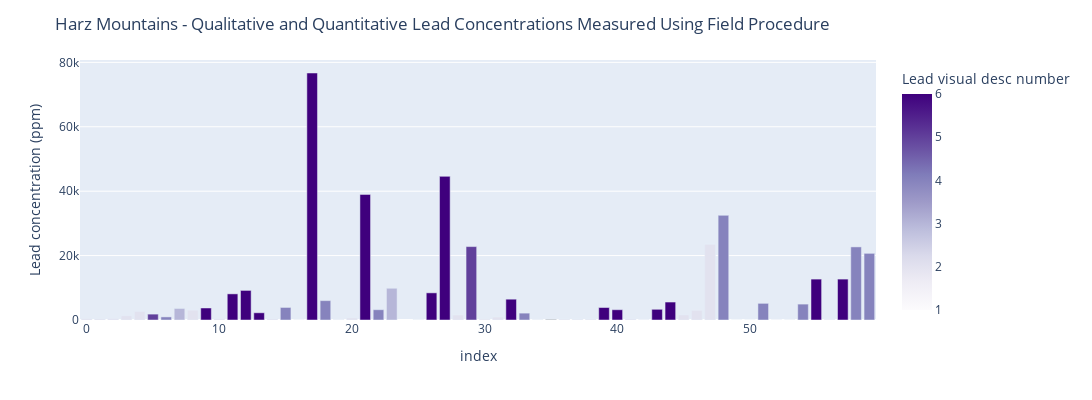

The cell this chart's notebook holds for it:
### Code cell
fig = px.bar(data, x=data.index, y=data['Lead concentration (ppm)'], color='Lead visual desc number',color_continuous_scale=px.colors.sequential.Purples)
fig.update_layout(height=400,width=1100, title_text='Harz Mountains - Qualitative and Quantitative Lead Concentrations Measured Using Field Procedure')
fig.show()

### Figure 1 — Plotly figure (JSON) as saved in the notebook; plotly's stock layout.template omitted (floating-point values rounded to 4 significant figures)
{"data": [{"alignmentgroup": "True", "hovertemplate": "index=%{x}<br>Lead concentration (ppm)=%{y}<br>Lead visual desc number=%{marker.color}<extra></extra>", "legendgroup": "", "marker": {"color": [2, 2, 2, 2, 2, 5, 4, 3, 2, 6, 2, 6, 6, 6, 2, 4, 2, 6, 4, 2, 2, 6, 4, 3, 2, 6, 6, 2, 5, 2, 2, 6, 4, 2, null, 2, 2, 2, 6, 6, 2, 2, 6, 6, 2, 2, 2, 4, 1, 1, 4, 2, 2, 4, 6, 2, 6, 4, 4], "coloraxis": "coloraxis", "pattern": {"shape": ""}}, "name": "", "offsetgroup": "", "orientation": "v", "showlegend": false, "textposition": "auto", "type": "bar", "x": [0, 1, 2, 3, 4, 5, 6, 7, 8, 9, 10, 11, 12, 13, 14, 15, 16, 17, 18, 19, 20, 21, 22, 23, 25, 26, 27, 28, 29, 30, 31, 32, 33, 34, 35, 36, 37, 38, 39, 40, 41, 42, 43, 44, 45, 46, 47, 48, 49, 50, 51, 52, 53, 54, 55, 56, 57, 58, 59], "xaxis": "x", "y": [464, 397, 437, 1308, 2645, 1825, 958, 3580, 3049, 3728, 374, 8115, 9189, 2241, 383, 3897, 59, 76700, 6015, 135, 670, 39000, 3194, 9854, 89, 8432, 44600, 1549, 22800, 289, 918, 6461, 2132, 121, 137, 276, 263, 277, 3875, 3192, 319, 84, 3323, 5577, 1560, 2961, 23500, 32500, 39, 37, 5171, 44, 60, 4936, 12700, 181, 12700, 22700, 20700], "yaxis": "y"}], "layout": {"barmode": "relative", "coloraxis": {"colorbar": {"title": {"text": "Lead visual desc number"}}, "colorscale": [[0, "rgb(252,251,253)"], [0.125, "rgb(239,237,245)"], [0.25, "rgb(218,218,235)"], [0.375, "rgb(188,189,220)"], [0.5, "rgb(158,154,200)"], [0.625, "rgb(128,125,186)"], [0.75, "rgb(106,81,163)"], [0.875, "rgb(84,39,143)"], [1, "rgb(63,0,125)"]]}, "height": 400, "legend": {"tracegroupgap": 0}, "margin": {"t": 60}, "title": {"text": "Harz Mountains - Qualitative and Quantitative Lead Concentrations Measured Using Field Procedure"}, "width": 1100, "xaxis": {"anchor": "y", "autorange": true, "domain": [0, 1], "range": [-0.5, 59.5], "title": {"text": "index"}, "type": "linear"}, "yaxis": {"anchor": "x", "autorange": true, "domain": [0, 1], "range": [0, 80740.0], "title": {"text": "Lead concentration (ppm)"}, "type": "linear"}}}
